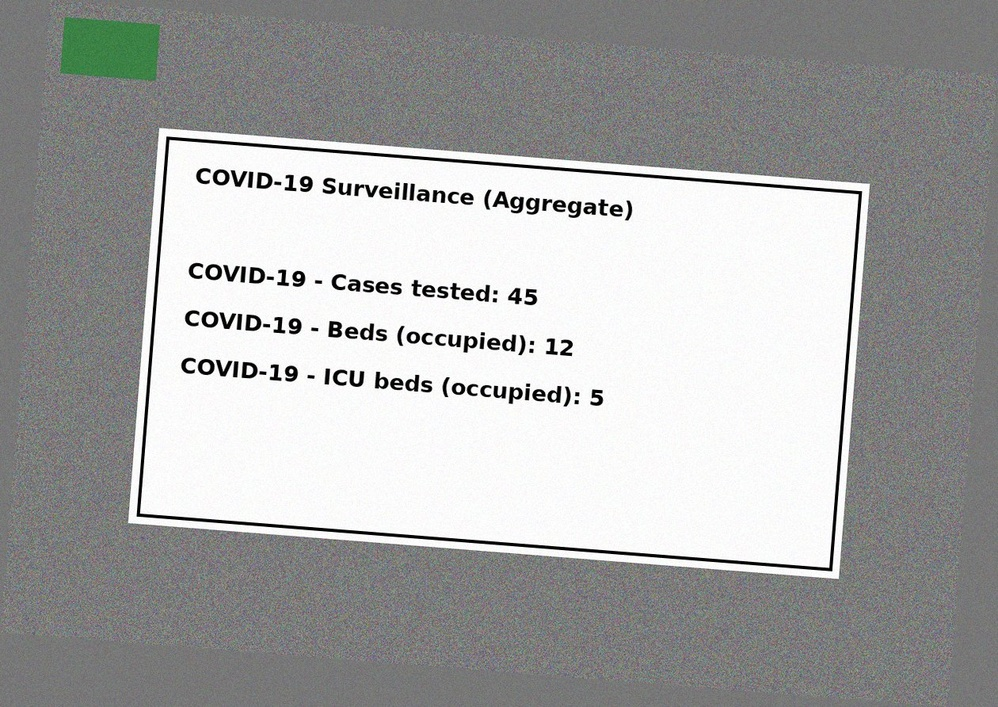
#> input picture image_pipeline/real_sample.jpg, 998 x 707 px, shrunk from 1260 x 892 before the run
$ python -i image_processing.py   (imports and definitions only)
#> lines starting #> are read from the running program, lines starting #| are printed output that depends on the picture; after the words box and inside, x2 and y2 are one past the last pixel; in counts of white or black regions, pixels touching at a corner belong together
import cv2
import secrets
from pathlib import Path

def image_processing(file_path):

#> called with file_path = 'real_sample.jpg'
    image = cv2.imread(file_path)
#> image is the input picture: shape (707, 998, 3); mean B, G, R 167.3, 167.9, 167.3

    if image is not None:

        #convert to grayscale

        grayscaled_image = cv2.cvtColor(image , cv2.COLOR_BGR2GRAY)

        #crop
        #edge detection using canny function hypotenuse algo

        edge = cv2.Canny(grayscaled_image , 50 , 150)
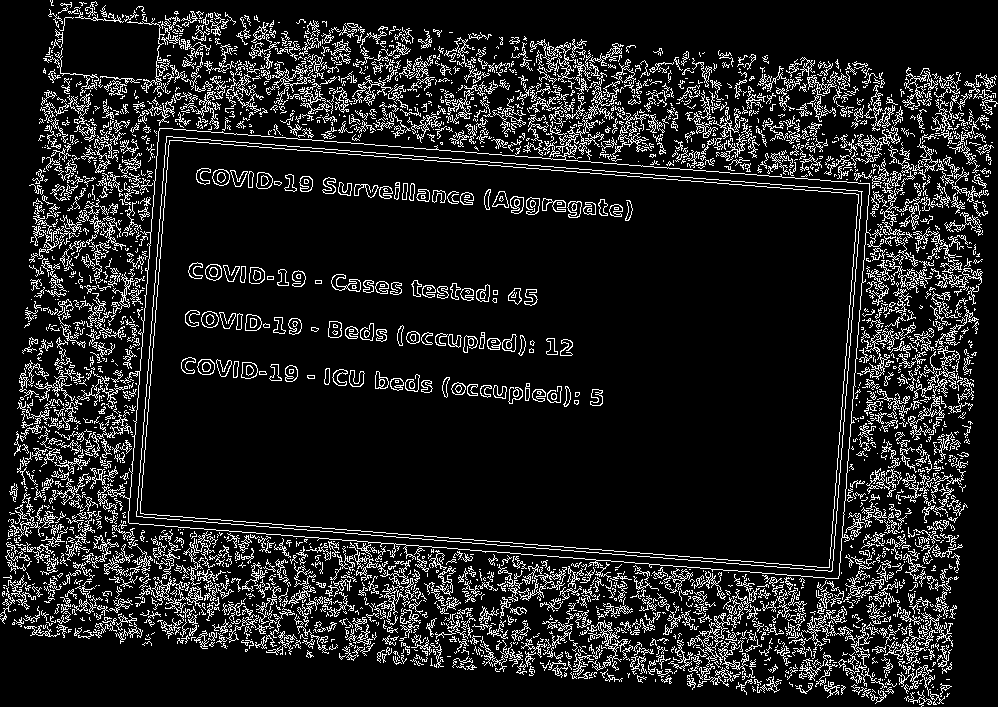
#> edge: shape (707, 998); 12.4% white in thin lines or dots


        #getting the biggest area boundary / contour
        contours , hierarchy= cv2.findContours(edge , cv2.RETR_LIST , cv2.CHAIN_APPROX_SIMPLE) # return tuple (contours , hierarchy)
#> contours = 5637 contours, 5041 with area under 20; largest, box (x1, y1, x2, y2) and area: (107, 121, 871, 579) 282747, (128, 128, 870, 579) 282509, (136, 136, 863, 572) 266032, (136, 136, 862, 572) 266029, (140, 140, 859, 568) 259221
        # contours_img = cv2.drawContours(image.copy() , contours , -1 , (0 , 0 , 255))
        biggest_contour = max(contours , key=cv2.contourArea)
#> biggest_contour = contour of 1094 points, box (x1, y1, x2, y2) (107, 121, 871, 579), area 282747

        center , (width , height) , angle = cv2.minAreaRect(biggest_contour)
#> center = (489.7, 346.1); width = 457.7; height = 743.5; angle = -86.05

        if angle < -45:
            angle = 90 + angle
#> angle = 3.95
            (height , width) = (width , height)
#> height = 457.7; width = 743.5

        m = cv2.getRotationMatrix2D(center , angle , 1.0)
#> m = [[0.998, 0.0689, -22.69], [-0.0689, 0.998, 34.57]]
        rotated = cv2.warpAffine(image , m , image.shape[:2][::-1])
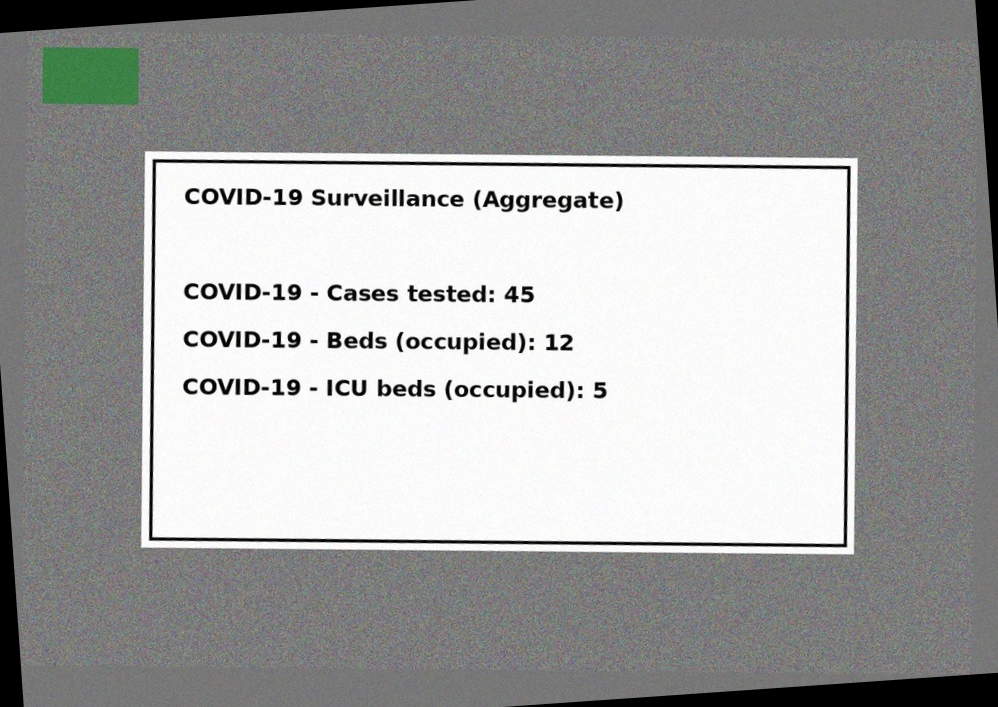
#> rotated: shape (707, 998, 3); mean B, G, R 163.2, 163.8, 163.2
        deskewed = cv2.getRectSubPix(rotated , (int(width) , int(height)) , center)
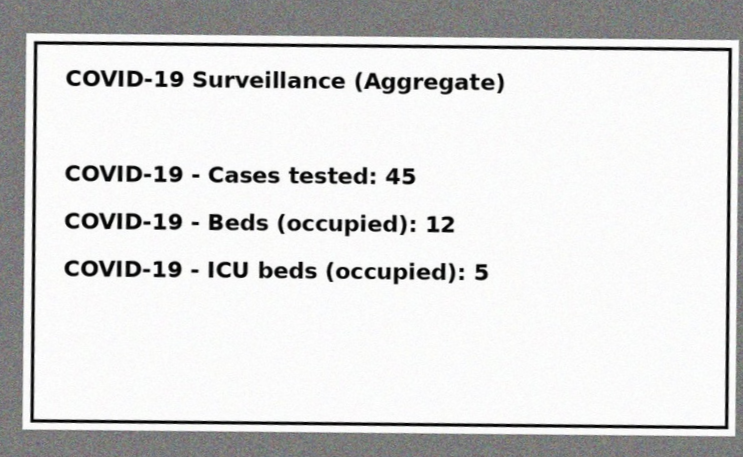
#> deskewed: shape (457, 743, 3); mean B, G, R 216.7, 216.9, 216.8

        gray_deskewed = cv2.cvtColor(deskewed , cv2.COLOR_BGR2GRAY)

        denoise_image = cv2.fastNlMeansDenoising(gray_deskewed , h=5 , searchWindowSize=21, templateWindowSize=7)

        adaptive_threshold_image = cv2.adaptiveThreshold(denoise_image , 255 , cv2.ADAPTIVE_THRESH_GAUSSIAN_C , thresholdType=cv2.THRESH_BINARY ,
            blockSize=15 , C = 2)
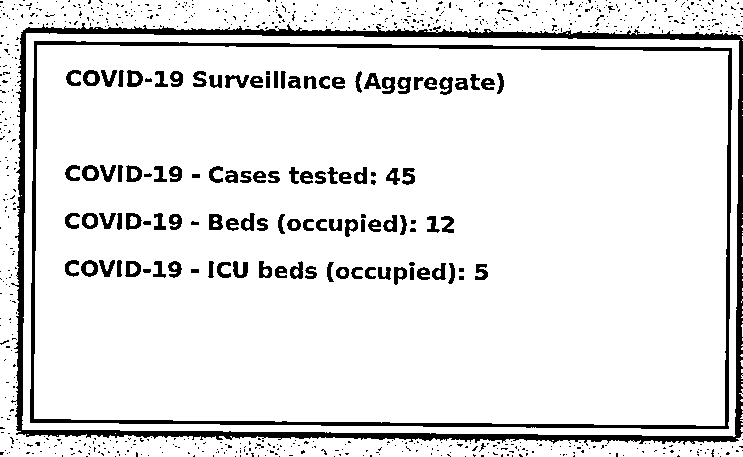
#> adaptive_threshold_image: shape (457, 743); 89.8% white; 868 black regions (756 under 20 px), largest, box (x1, y1, x2, y2) and area: (11, 23, 743, 446) 13003, (30, 41, 732, 429) 7746, (127, 70, 143, 87) 169

        secret_token = secrets.token_urlsafe()
        output_path = str(Path(__file__).parent) + "/images/" + secret_token +".png"
        # contour_path = str(Path(__file__).parent) + "/images/" + "contour" + ".png"
        cv2.imwrite(output_path  , adaptive_threshold_image)
        # cv2.imwrite(contour_path  ,contours_img )

        return output_path

>>> result = image_processing('real_sample.jpg')
